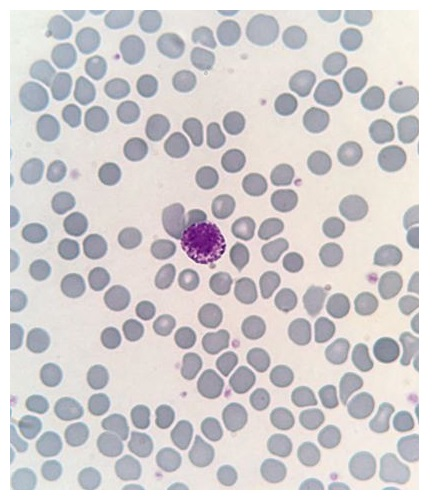
#> input picture analise.jpg, 434 x 502 px
$ python problema3_celulas.py
#> lines starting #> are read from the running program, lines starting #| are printed output that depends on the picture; after the words box and inside, x2 and y2 are one past the last pixel; in counts of white or black regions, pixels touching at a corner belong together
### util.py
"""Funções auxiliares compartilhadas pelos problemas."""
import glob
import os
import sys

import cv2

BASE = os.path.dirname(os.path.abspath(__file__))
SAIDA = os.path.join(BASE, "resultados")


# [18 lines left out: function localizar_arquivo, not called in this run]


def arquivos_entrada(candidatos):
    """Caminho passado na linha de comando, ou todos os candidatos que existirem."""
    if len(sys.argv) > 1 and not sys.argv[1].startswith("-"):
        return [sys.argv[1]]
    achados = []
    for nome in candidatos:
        for raiz in (BASE, os.getcwd()):
            caminho = os.path.join(raiz, nome)
            if os.path.exists(caminho):
                achados.append(caminho)
                break
    if not achados:
        raise FileNotFoundError(
            f"Nenhum arquivo encontrado entre {candidatos}. "
            "Informe o caminho: python <script>.py caminho/do/arquivo"
        )
    return achados


def nome_base(caminho):
    return os.path.splitext(os.path.basename(caminho))[0]


def ler_imagem(caminho):
#> called with caminho = 'analise.jpg'
    img = cv2.imread(caminho)
#> img is the input picture: shape (502, 434, 3); mean B, G, R 208.5, 207.1, 211
    if img is None:
        raise FileNotFoundError(f"Não foi possível abrir a imagem: {caminho}")
    return img


def caminho_saida(nome):
    os.makedirs(SAIDA, exist_ok=True)
    return os.path.join(SAIDA, nome)


def salvar_imagem(nome, img):
    caminho = caminho_saida(nome)
    cv2.imwrite(caminho, img)
    print(f"  -> {caminho}")
    return caminho


def salvar_texto(nome, linhas):
    caminho = caminho_saida(nome)
    with open(caminho, "w", encoding="utf-8") as f:
        f.write("\n".join(linhas) + "\n")
    print(f"  -> {caminho}")
    return caminho


def escrever(img, texto, org, cor=(0, 0, 255), escala=0.45, espessura=1):
    """Escreve texto com contorno branco para ficar legível sobre qualquer fundo."""
    cv2.putText(img, texto, org, cv2.FONT_HERSHEY_SIMPLEX, escala, (255, 255, 255),
                espessura + 2, cv2.LINE_AA)
    cv2.putText(img, texto, org, cv2.FONT_HERSHEY_SIMPLEX, escala, cor, espessura, cv2.LINE_AA)

### problema3_celulas.py
"""Problema 3 - Analisa: contar os elementos de uma amostra de microscópio (analise.jpg).

Saídas:
  (a) resultados/p3_<imagem>_celulas.png - imagem rotulada (retângulo + id em cada elemento)
  (b) resultados/p3_<imagem>_celulas.txt - total e lista enumerada (id, área em pixels)

Sem argumentos processa analise.jpg e bloodcellsdog.jpg.
"""
import os

import cv2
import numpy as np

from util import (arquivos_entrada, escrever, ler_imagem, nome_base, salvar_imagem,
                  salvar_texto)


def preencher_buracos(mask):
    """Preenche o centro claro das hemácias (buracos dentro dos objetos)."""
    # Moldura de 1 px garante que a inundação comece no fundo.
    inundada = cv2.copyMakeBorder(mask, 1, 1, 1, 1, cv2.BORDER_CONSTANT, value=0)
    cv2.floodFill(inundada, None, (0, 0), 255)
    return mask | cv2.bitwise_not(inundada[1:-1, 1:-1])


def segmentar(img):
    gray = cv2.cvtColor(img, cv2.COLOR_BGR2GRAY)
    gray = cv2.GaussianBlur(gray, (5, 5), 0)
    # Células são mais escuras que o fundo -> limiar de Otsu invertido.
    _, mask = cv2.threshold(gray, 0, 255, cv2.THRESH_BINARY_INV + cv2.THRESH_OTSU)
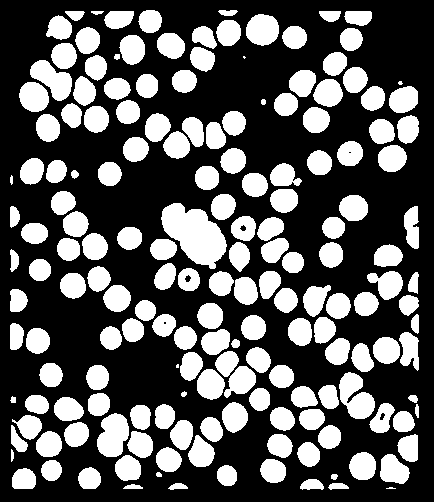
#> mask: shape (502, 434); 35.1% white; 175 white regions (4 under 20 px), largest, box (x1, y1, x2, y2) and area: (161, 203, 227, 269) 2585, (339, 372, 375, 419) 1067, (97, 413, 129, 457) 1046
    kernel = cv2.getStructuringElement(cv2.MORPH_ELLIPSE, (3, 3))
    mask = cv2.morphologyEx(mask, cv2.MORPH_OPEN, kernel, iterations=2)
#> mask: shape (502, 434); 34.8% white; 169 white regions (2 under 20 px), largest, box (x1, y1, x2, y2) and area: (161, 203, 227, 269) 2574, (97, 413, 129, 457) 1044, (30, 60, 72, 101) 953
    mask = preencher_buracos(mask)
#> in preencher_buracos, `inundada = cv2.copyMakeBorder(mask, 1, 1, 1, 1, cv2.BORDER_CONSTANT, v..`: inundada: shape (504, 436); 34.5% white; 169 white regions (2 under 20 px), largest, box (x1, y1, x2, y2) and area: (162, 204, 228, 270) 2574, (98, 414, 130, 458) 1044, (31, 61, 73, 102) 953
#> in preencher_buracos, `cv2.floodFill(inundada, None, (0, 0), 255)`: inundada: shape (504, 436); 100% white; 5 black regions (2 under 20 px), largest, box (x1, y1, x2, y2) and area: (186, 276, 192, 283) 28, (241, 226, 247, 232) 24, (381, 414, 386, 421) 23

    # Separa células que se tocam: transformada de distância + sementes.
    # Cada célula vira uma semente no máximo local da transformada de distância.
    dist = cv2.distanceTransform(mask, cv2.DIST_L2, 5)
    n_comp, comp = cv2.connectedComponents(mask)
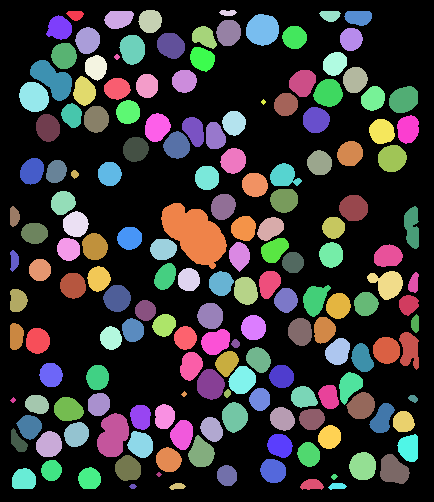
#> comp: shape (502, 434) int32; 170 distinct labels, from 0 to 169; one colour per label, 0 black
#> n_comp = 170
    maximos = [dist[comp == i].max() for i in range(1, n_comp)]
#> maximos = 169 values, max 20.77 at index 61, min 2.2 at index 19, mean 10.26
    raio = max(3.0, float(np.median(maximos))) if maximos else 3.0
#> raio = 10.98
    tam = int(raio * 1.2) | 1
#> tam = 13
    vizinhanca = cv2.dilate(dist, cv2.getStructuringElement(cv2.MORPH_ELLIPSE, (tam, tam)))
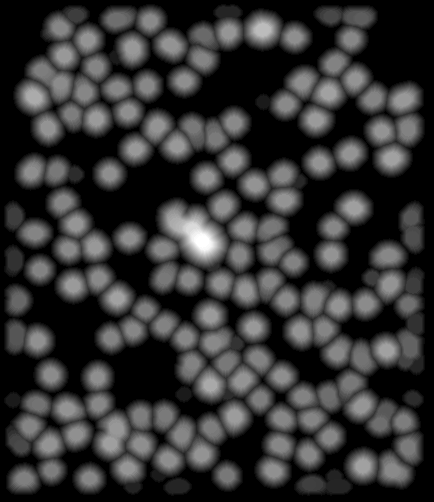
#> vizinhanca: shape (502, 434) float32; min 0, max 20.77, mean 4.3; drawn with min black and max white
    picos = ((dist >= vizinhanca) & (dist > 0.5 * raio)).astype(np.uint8) * 255
#> picos: shape (502, 434); 0.11% white in thin lines or dots, all inside (x1, y1, x2, y2) = (16, 16, 413, 479)
    # Junta picos muito próximos (platôs) em uma única semente.
    sementes = cv2.dilate(picos, kernel, iterations=2)
#> sementes: shape (502, 434); 1.1% white in thin lines or dots, all inside (x1, y1, x2, y2) = (14, 14, 415, 481)

    # Cada pixel do objeto pertence à semente mais próxima (partição de Voronoi
    # restrita à máscara), o que separa células encostadas umas nas outras.
    _, rotulos = cv2.distanceTransformWithLabels(255 - sementes, cv2.DIST_L2, 5,
                                                 labelType=cv2.DIST_LABEL_CCOMP)
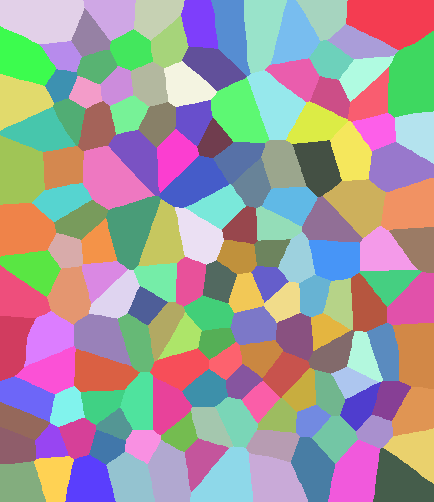
#> rotulos: shape (502, 434) int32; 153 distinct labels, from 1 to 153; one colour per label, 0 black
    rotulos[mask == 0] = 0
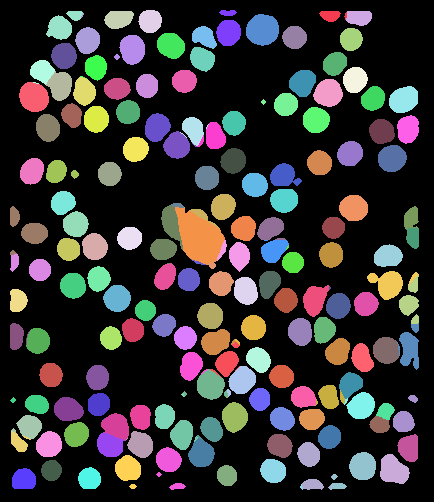
#> rotulos: shape (502, 434) int32; 154 distinct labels, from 0 to 153; one colour per label, 0 black

    elementos = []
    for rotulo in np.unique(rotulos):
        if rotulo == 0:
            continue
        regiao = (rotulos == rotulo).astype(np.uint8)
        # Mantém apenas o maior pedaço conexo da região.
        n, comp, stats, _ = cv2.connectedComponentsWithStats(regiao)
        if n < 2:
            continue
        maior = 1 + int(np.argmax(stats[1:, cv2.CC_STAT_AREA]))
        x, y, w, h, area = stats[maior]
        elementos.append({"area": int(area), "rect": (int(x), int(y), int(w), int(h))})
#> this loop made 154 passes
#> (n, stats, maior, x, y, w, h, area) on passes 4, 5, 7: (2, [[0, 0, 434, 502, 217442], [104, 11, 30, 18, 426]], 1, 104, 11, 30, 18, 426), (2, [[0, 0, 434, 502, 217432], [138, 10, 24, 23, 436]], 1, 138, 10, 24, 23, 436), (2, [[0, 0, 434, 502, 217038], [246, 14, 33, 32, 830]], 1, 246, 14, 33, 32, 830)
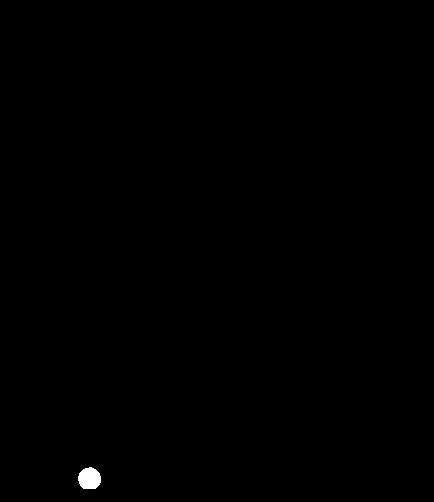
#> regiao: shape (502, 434); values 0 (black) and 1 (white), 0.18% white; 1 white region, box (x1, y1, x2, y2) and area: (78, 467, 101, 489) 403
#> after the loop, elementos = 153 items

    # Remove ruídos muito pequenos em relação ao tamanho típico de uma célula.
    if elementos:
        mediana = np.median([e["area"] for e in elementos])
#> mediana = 462
        elementos = [e for e in elementos if e["area"] >= 0.2 * mediana]
    # Ordena de cima para baixo, esquerda para direita.
    elementos.sort(key=lambda e: (e["rect"][1] // 20, e["rect"][0]))
    return elementos


def main():
    for caminho in arquivos_entrada(["analise.jpg", "bloodcellsdog.jpg"]):
        processar(caminho)
#> in processar, `elementos = segmentar(img)`: elementos = 153 items
#> the loop in processar, `for i, e in enumerate(elementos, 1):` made 153 passes
#> (e, x, y, w, h) on passes 1 to 3: ({'area': 462, 'rect': (46, 15, 26, 25)}, 46, 15, 26, 25), ({'area': 426, 'rect': (104, 11, 30, 18)}, 104, 11, 30, 18), ({'area': 436, 'rect': (138, 10, 24, 23)}, 138, 10, 24, 23)
#> after the loop in processar, `for i, e in enumerate(elementos, 1):`:
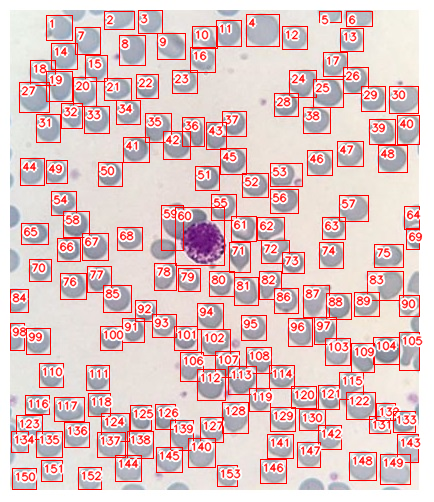
#> saida: shape (502, 434, 3); mean B, G, R 195.8, 195.8, 224.6
#|   153 elemento(s) detectado(s)
#> pass 2 of the loop in main, `for caminho in arquivos_entrada(["analise.jpg", "bloodcellsdog.jpg"]):`:
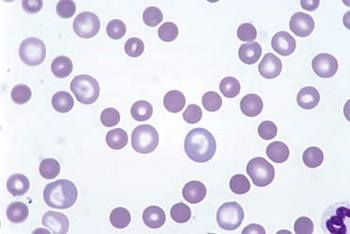
#> input picture bloodcellsdog.jpg, 350 x 234 px
#> in ler_imagem, img is the input picture: shape (234, 350, 3); mean B, G, R 236.3, 223.2, 225.5
#> dist: shape (234, 350) float32
#> vizinhanca: shape (234, 350) float32
#> picos: shape (234, 350); 0.09% white in thin lines or dots
#> sementes: shape (234, 350); 0.88% white in thin lines or dots
#> the loop in segmentar (call 2), `for rotulo in np.unique(rotulos):` made 51 passes
#> after the loop in segmentar (call 2), `for rotulo in np.unique(rotulos):`:
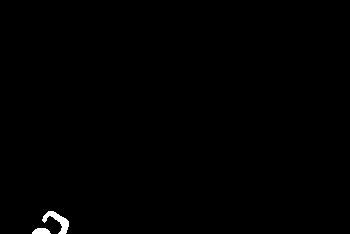
#> regiao: shape (234, 350); values 0 (black) and 1 (white), 0.41% white; 2 white regions, box (x1, y1, x2, y2) and area: (42, 211, 69, 234) 243, (32, 228, 51, 234) 91
#> the loop in processar (call 2), `for i, e in enumerate(elementos, 1):` made 49 passes
#> e on passes 1 to 8: {'area': 306, 'rect': (56, 0, 20, 18)}, {'area': 564, 'rect': (73, 12, 27, 26)}, {'area': 319, 'rect': (106, 19, 20, 21)}, {'area': 324, 'rect': (143, 6, 20, 21)}, {'area': 491, 'rect': (289, 12, 26, 25)}, {'area': 106, 'rect': (343, 11, 7, 19)}, {'area': 581, 'rect': (19, 38, 27, 28)}, {'area': 319, 'rect': (124, 37, 20, 20)}
#> after the loop in processar (call 2), `for i, e in enumerate(elementos, 1):`:
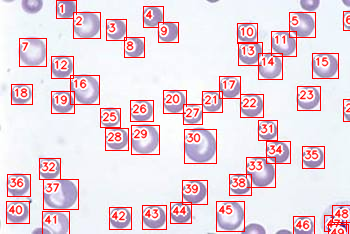
#> saida: shape (234, 350, 3); 15.79% of pixels changed, all inside (x1, y1, x2, y2) = (6, 0, 350, 234)
#|   49 elemento(s) detectado(s)


def processar(caminho):
    print(f"Problema 3 - entrada: {caminho}")
    img = ler_imagem(caminho)
    elementos = segmentar(img)

    saida = img.copy()
    linhas = [f"Arquivo: {os.path.basename(caminho)}", f"Total de elementos encontrados: {len(elementos)}", "",
              "id;area_pixels"]
    for i, e in enumerate(elementos, 1):
        x, y, w, h = e["rect"]
        cv2.rectangle(saida, (x, y), (x + w, y + h), (0, 0, 255), 1)
        escrever(saida, str(i), (x + 2, y + 12), escala=0.35)
        linhas.append(f"{i};{e['area']}")

    salvar_imagem(f"p3_{nome_base(caminho)}_celulas.png", saida)
    salvar_texto(f"p3_{nome_base(caminho)}_celulas.txt", linhas)
    print(f"  {len(elementos)} elemento(s) detectado(s)")


if __name__ == "__main__":
    main()
